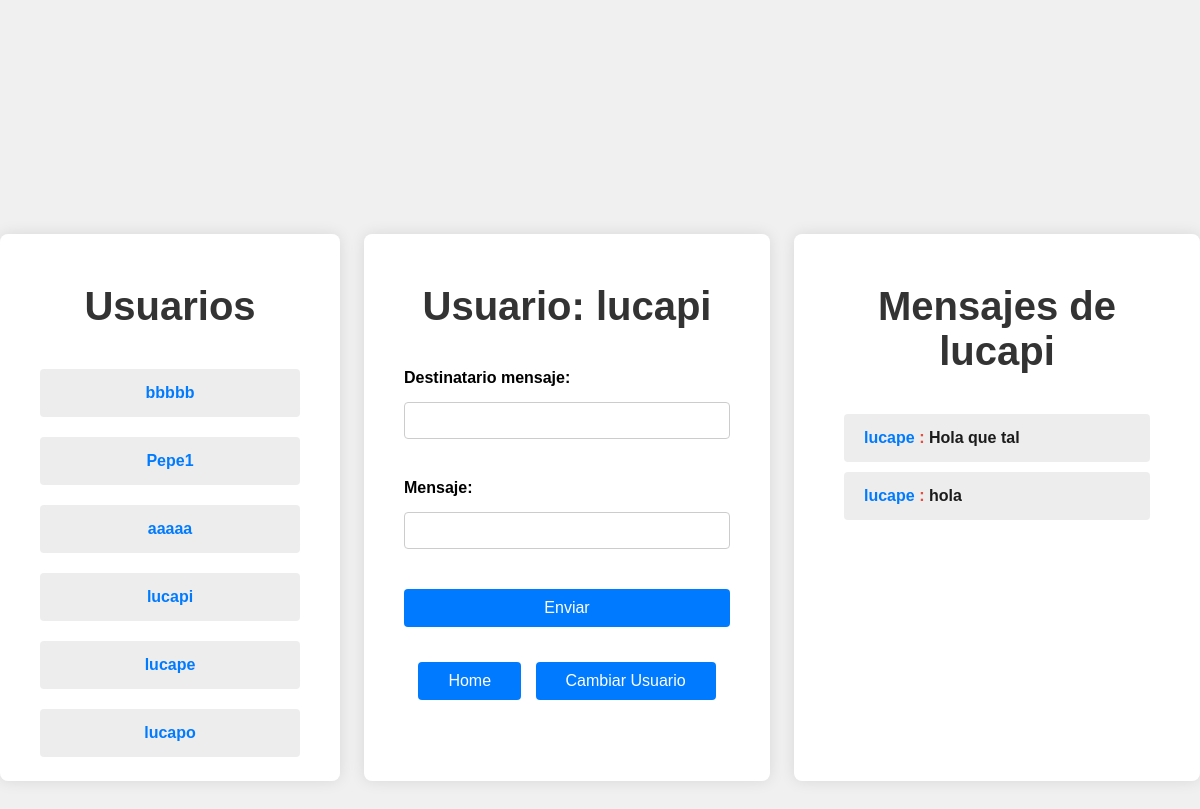
Page /chat?user=25 (signed in) on the committed database.
### tables this page shows
CREATE TABLE users(
    id INTEGER PRIMARY KEY AUTOINCREMENT,
    username string UNIQUE, 
    pwd string NOT NULL,
    salt string NOT NULL,
    rol string NOT NULL,
    correo string NOT NULL,
    public_ip string NULL);

### app.py (the view, shortened to what this page needs)
@app.route('/chat', methods=['GET', 'POST'])
def chat():
    if 'user_id' not in session:
        return redirect(url_for('login'))
    messages = None
    users = get_users()
    selected_user = request.args.get('user')
    if selected_user:
        messages = messages_descifrados(selected_user, session['user_id'])
    return render_template('chat.html', messages= messages, users = users, username=get_name_by_id(session['user_id'])["username"])

### app_mensajesdesencriptados.py (called while the page is built)
def get_chat(sender, recipient):
    conn = sql.connect('cripto.sqlite')
    conn.row_factory = sql.Row
    cursor = conn.cursor()
    cursor.execute("""SELECT id, clave, nonce FROM chats WHERE (user1_id = ? AND user2_id = ?) OR (user2_id = ? AND user1_id
            =?)""", (sender, recipient, sender, recipient))
    return cursor.fetchone()

def get_messages(sender, recipient):
    chat = get_chat(sender, recipient)
    if chat is None:
        return "Empty"
    conn = sql.connect('cripto.sqlite')
    conn.row_factory = sql.Row
    cursor = conn.cursor()
    cursor.execute("""SELECT message, nonce, sender_id FROM messages WHERE chat_id = ?""", (chat["id"],))
    rows = cursor.fetchall()
    message_dict = [dict(row) for row in rows]
    for message in message_dict:
        message["chat_id"] = chat["id"]
        sender_usr = get_name_by_id(message["sender_id"])["username"]
        if sender_usr == get_name_by_id(session["user_id"])["username"]:
            message["sender"] = "Tú"
        else:
            message["sender"] = sender_usr
    return message_dict

def messages_descifrados(sender, recipient):
    message_dict = get_messages(sender, recipient)
    if message_dict == "Empty":
        return message_dict
    for mensaje in message_dict:
        mensajecifrado = urlsafe_b64decode(mensaje["message"])
        noncemensaje = urlsafe_b64decode(mensaje["nonce"])
        chat_id = mensaje["chat_id"]
        chat = get_chat_by_id(chat_id)
        encrypted_data_key = urlsafe_b64decode(chat["clave"])
        nonce_master = urlsafe_b64decode(chat["nonce"])
        AE_Key_stma = c2
        chacha_master = ChaCha20Poly1305(AE_Key_stma)
        clave_publica = chacha_master.decrypt(nonce_master, encrypted_data_key, None)
        chacha_data = ChaCha20Poly1305(clave_publica)
        mensajefinal = chacha_data.decrypt(noncemensaje, mensajecifrado, None)
        mensaje["message"] = mensajefinal.decode('utf-8')
    return message_dict

### db_functions/chat_functions.py (called while the page is built)
def get_chat_by_id(chat_id):
    conn = sql.connect('cripto.sqlite')
    conn.row_factory = sql.Row
    cursor = conn.cursor()
    cursor.execute('SELECT * FROM chats WHERE id = ?', (chat_id,))
    return cursor.fetchone()

### db_functions/user_functions.py (called while the page is built)
def get_name_by_id(user_id):
    conn = sql.connect('cripto.sqlite')
    conn.row_factory = sql.Row
    cursor = conn.cursor()
    cursor.execute('SELECT username FROM users WHERE id = ?', (user_id,))
    return cursor.fetchone()

### templates/chat.html (shortened to what this page needs)
<!DOCTYPE html>
<html lang="es">
<head>
    <link rel="stylesheet" href="{{ url_for('static', filename='style/chatc.css') }}">
</head>
<body>
    <div class="usuarios">
        <h2>Usuarios</h2>
        <ul class="numerousuarios">
            {% for usr in users %}
            {% if usr["rol"] == "Usuario" %}
            <li>
                <a href="/chat?user={{ usr["id"] }}" style="text-decoration: none;">
                    <strong class= "a">{{usr["username"]}}</strong>
                </a>
            </li>
            {% endif %}
            {% endfor %}
        </ul>
    </div>
    <div class="container">
        <h2>Usuario: {{username}}</h2>
        <form method="post">
            <div class="form-group">
                <label for="recipient">Destinatario mensaje:</label>
                <input type="text" id="recipient" name="recipient" required>
            </div>
            <div class="form-group">
                <label for="message">Mensaje:</label>
                <input type="text" id="message" name="message" required>
            </div>
            <button type="submit">Enviar</button>
        </form>
        <div class="links">
            <a href="/home" class="botonesheader">Home</a>
            <a href="/login" class="botonesheader">Cambiar Usuario</a>
        </div>
    </div>
    <div class="container">
        <h2>Mensajes de {{username}}</h2>
        <ul class="messages">
        {% if messages == "Empty" %}
            <p>Escribe el primer mensaje</p>
        {% elif messages is not none %}
            {% for msg in messages %}
                <li><strong class= "a">{{ msg["sender"] }}</strong>
                    <strong class= "b"> : </strong>
                    <strong class= "c">{{ msg["message"]}}</strong>
                    </li>
            {% endfor %}
        {% else %}
            <p>Elige un chat</p>
        {% endif %}
        </ul>
    </div>
</body>
</html>

### static/style/chatc.css (style rules this page uses)
body { font-family: Arial, sans-serif; background-color: #f0f0f0; margin: 0; padding: 0; display: flex; justify-content: center; align-items: center; height: 100vh; }
.usuarios { background-color: #fff; padding: 20px; border-radius: 8px; box-shadow: 0 0 15px rgba(0, 0, 0, 0.1); width: 100%; max-width: 300px; text-align: center; height: 50vh; overflow: auto; }
.numerousuarios { list-style-type: none; padding: 0; }
.numerousuarios li { text-align: center; font-size: 1rem; background-color: #ededed; margin: 20px; padding: 15px 20px; border-radius: 4px; }
.container { background-color: #fff; padding: 20px 40px; border-radius: 8px; box-shadow: 0 0 15px rgba(0, 0, 0, 0.1); width: 100%; max-width: 600px; height: 50vh; overflow: auto; text-align: center; }
h2 { font-size: 2.5rem; color: #333; margin-bottom: 40px; }
.form-group { margin-bottom: 30px; text-align: left; }
label { display: block; margin-bottom: 15px; font-weight: bold; }
input[type="text"] { width: 100%; padding: 10px; margin-bottom: 10px; border: 1px solid #ccc; border-radius: 4px; box-sizing: border-box; }
button { width: 100%; padding: 10px; background-color: #007BFF; color: white; border: none; border-radius: 4px; cursor: pointer; font-size: 16px; }
h2 { color: #333; margin-top: 30px; }
ul.messages { list-style-type: none; padding: 0; }
ul.messages li { font-size: 1rem; background-color: #ededed; margin: 10px; padding: 15px 20px; border-radius: 4px; text-align: left; }
.a { color: #007BFF; }
.b { color: #e74c3c; }
.c { color: #1c1c1c; }
.links { margin-top: 30px; }
a.botonesheader { display: inline-block; margin: 5px; padding: 10px 30px; background-color: #007BFF; color: white; text-decoration: none; border-radius: 4px; }

### rows in the picture
users: username "bbbbb"
users: username "Pepe1"
users: username "aaaaa"
users: username "lucapi"
users: username "lucape", sender "lucape" "lucape"
users: username "lucapo"

### other values in the picture
{{ msg["message"] }} "Hola que tal" "hola"
